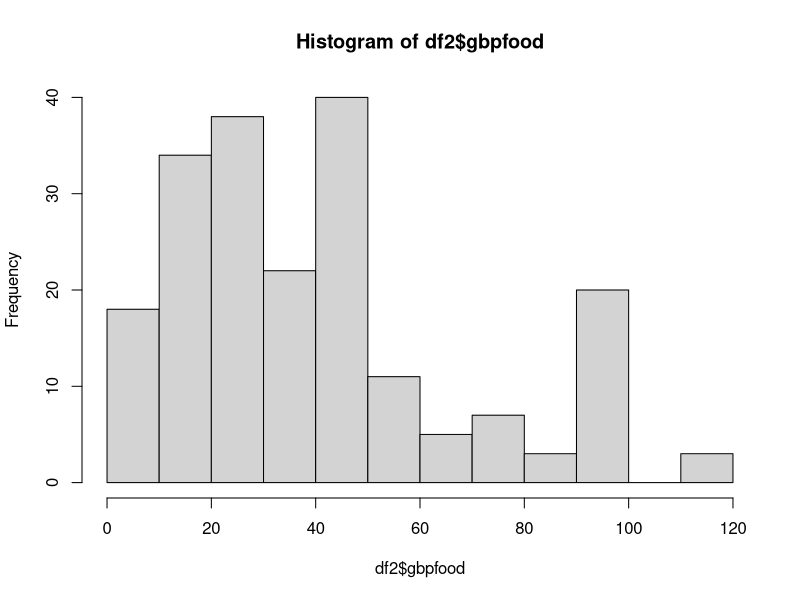
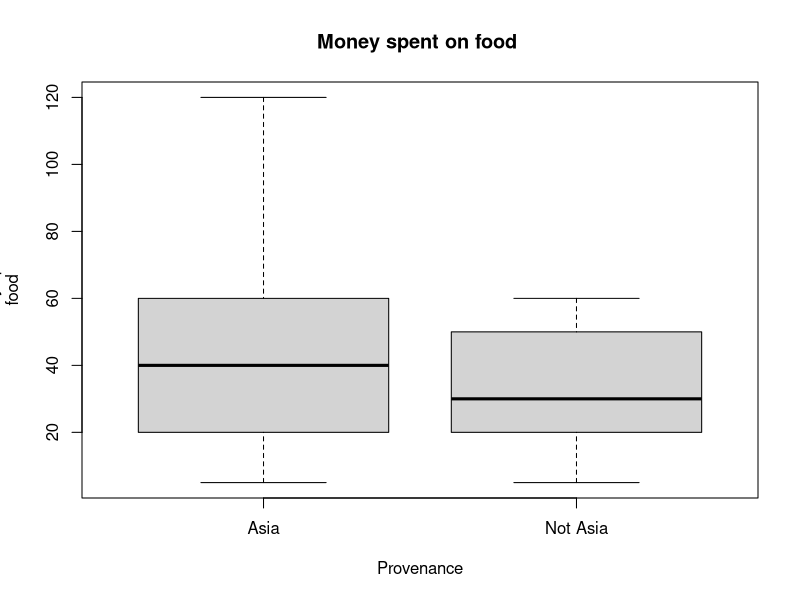
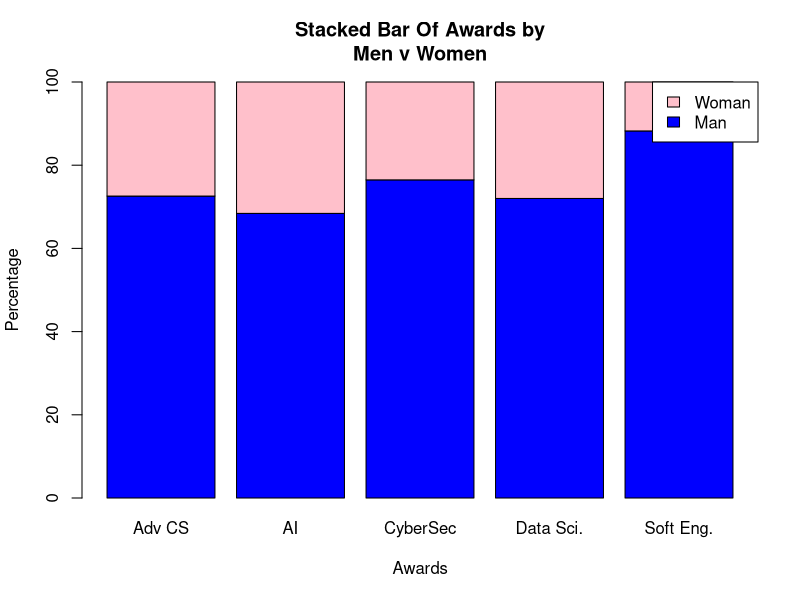
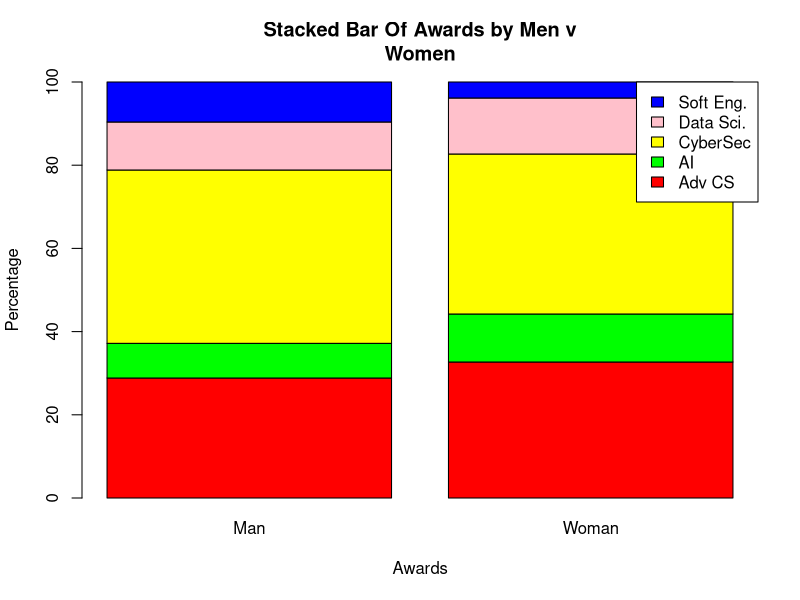
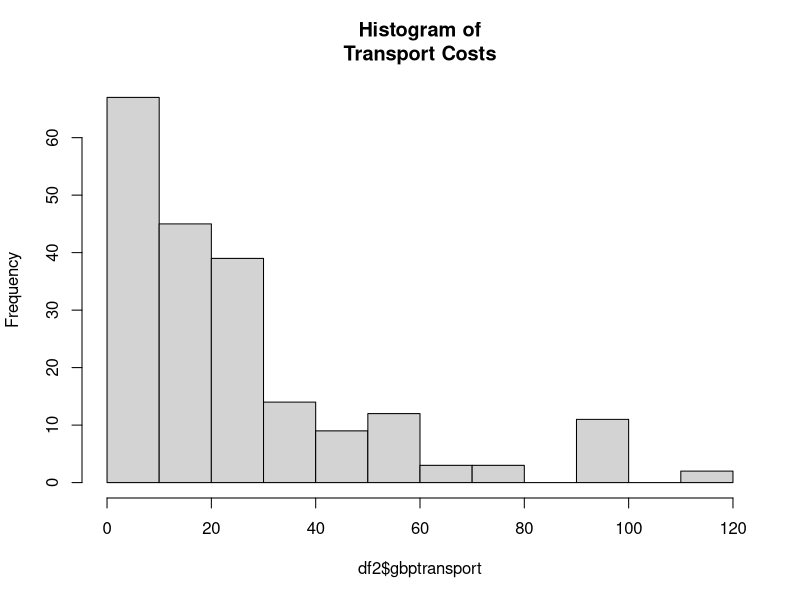
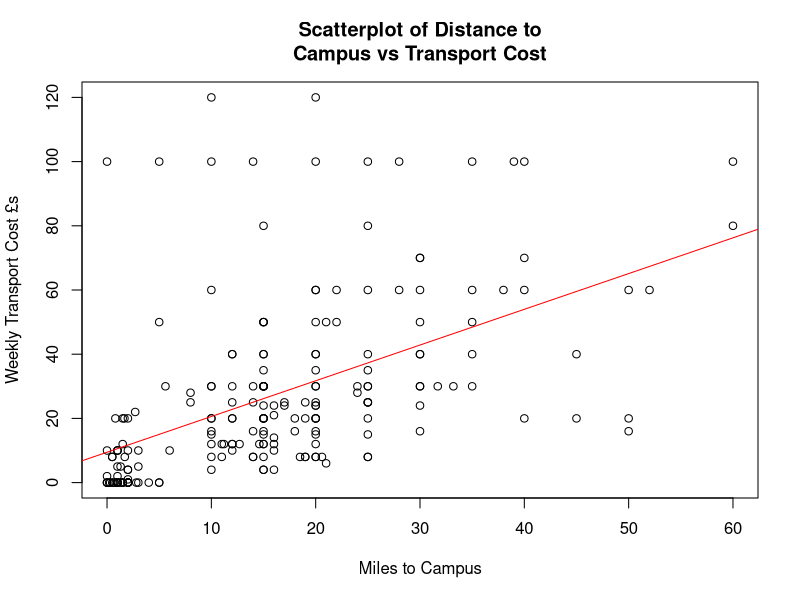

Recreate these plots in R, in order.
library(readr) 
survey_data <- read_csv("survey_data.csv")
df<-survey_data
names(df)[7] <- "award"
names(df)[8] <- "gender"
names(df)[9] <- "height"
names(df)[10] <- "continent"
names(df)[11] <- "pe_minutes"
names(df)[12] <- "miles"
names(df)[13] <- "gbptransport"
names(df)[14] <- "get2campusminutes"
names(df)[15] <- "gbpfood"

df$isAsian<-
  ifelse(df$continent=="Asia","Asia","Not Asia")
df2<-subset(df,gbpfood<150)

hist(df2$gbpfood)
#Having put the limit at 150 we get something
#that is a bit normal but not convincingly. (If we
#had put the limit at 80 it does appear more
#normal but still not very good.
t.test(df2$gbpfood ~ df2$isAsian)
wilcox.test(df2$gbpfood ~ df2$isAsian) 


#The diagram used for comparison of means is a
#box plot
boxplot(df2$gbpfood ~ df2$isAsian, xlab =
          "Provenance", ylab = "£s weekly spent on
food", main = "Money spent on food ")



df2<-subset(df,gender=="Man" |
              gender=="Woman")

pt <- table(df2$gender,df2$award)

chisq.test(pt)
#X-squared = 2.4384, df = 4, p-value = 0.6557

colnames(pt) = c("Adv CS", "AI", "CyberSec",
                 "Data Sci.", "Soft Eng.")
percentages <- prop.table(pt, margin=2) * 100 

barplot(percentages, col = c("blue", "pink"), xlab
        = "Awards", ylab = "Percentage",
        main = "Stacked Bar Of Awards by
Men v Women", ylim = c(0, 100),
        legend.text = c("Man", "Woman"),
        args.legend = list(x = "topright"))

tpercentages<-prop.table(t(pt), margin=2) * 100

barplot(tpercentages, col = c("red", "green",
                              "yellow", "pink", "blue"), xlab = "Awards", ylab =
          "Percentage",
        main = "Stacked Bar Of Awards by Men v
Women", ylim = c(0, 100),
        legend.text = rownames(tpercentages),
        args.legend = list(x = "topright"))



df2<-subset(df,miles<100 & gbptransport<150)

hist(df2$gbptransport, main = "Histogram of
Transport Costs")
cor.test(df2$miles, df2$gbptransport,
         method="spearman")

plot(df2$miles, df2$gbptransport,
     xlab = "Miles to Campus", ylab =
       "Weekly Transport Cost £s", main
     = "Scatterplot of Distance to
Campus vs Transport Cost") #
#adds the dots
abline(lm(df2$gbptransport ~
            df2$miles), col = "red") # add
#the trendline